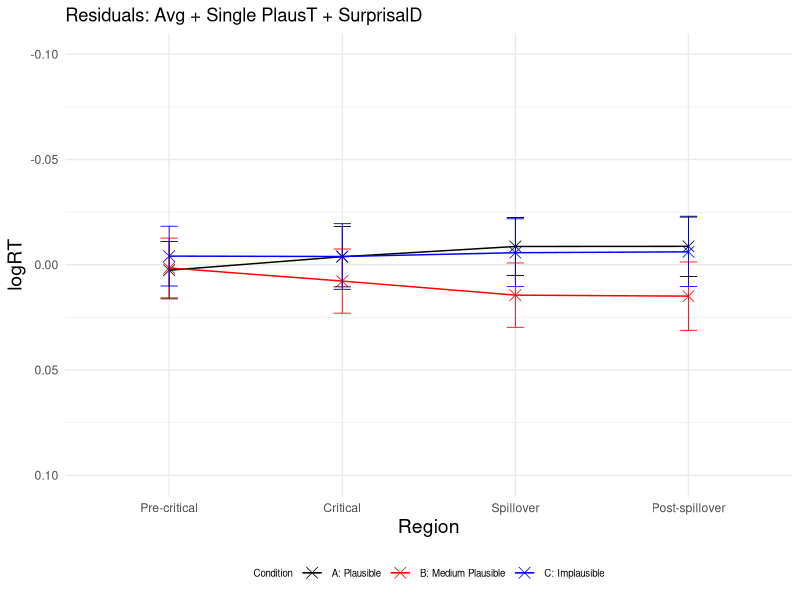
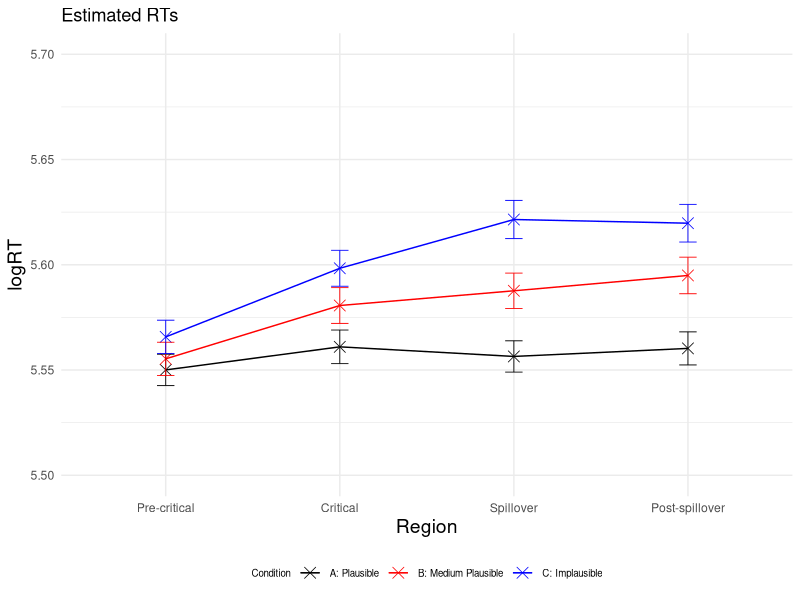
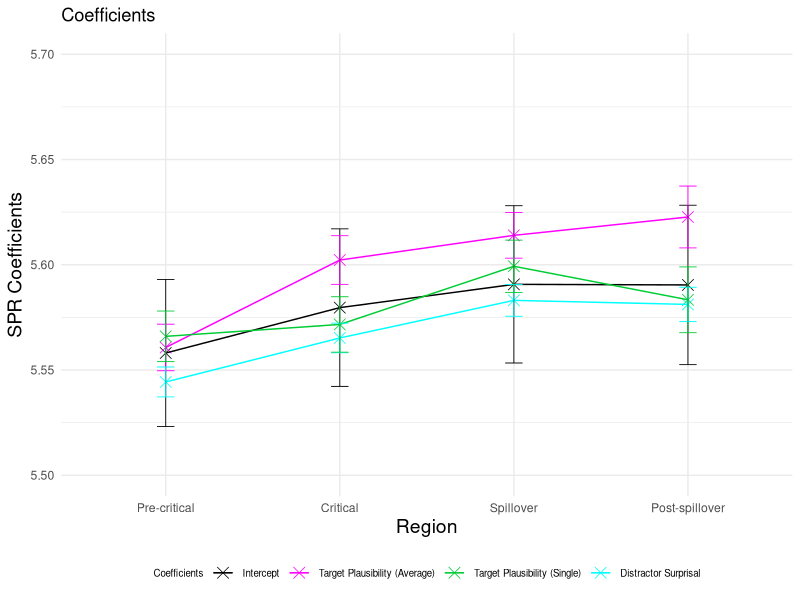
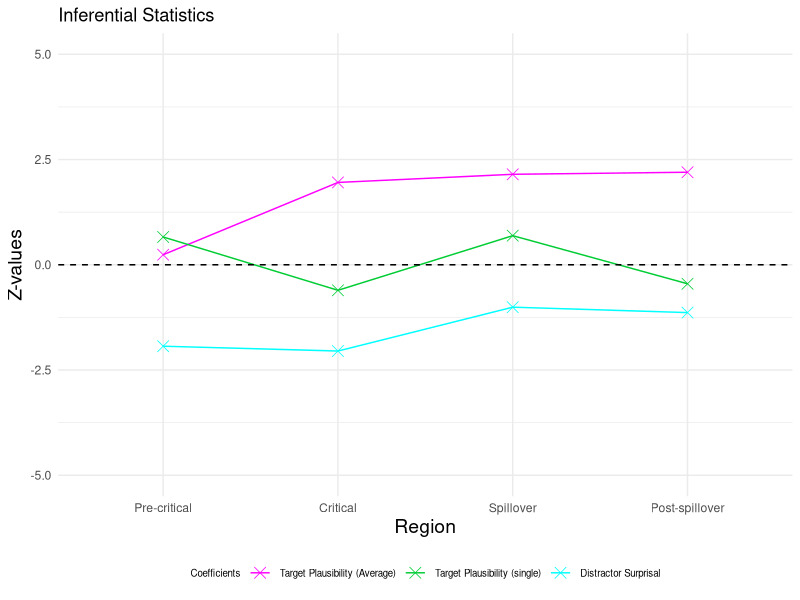
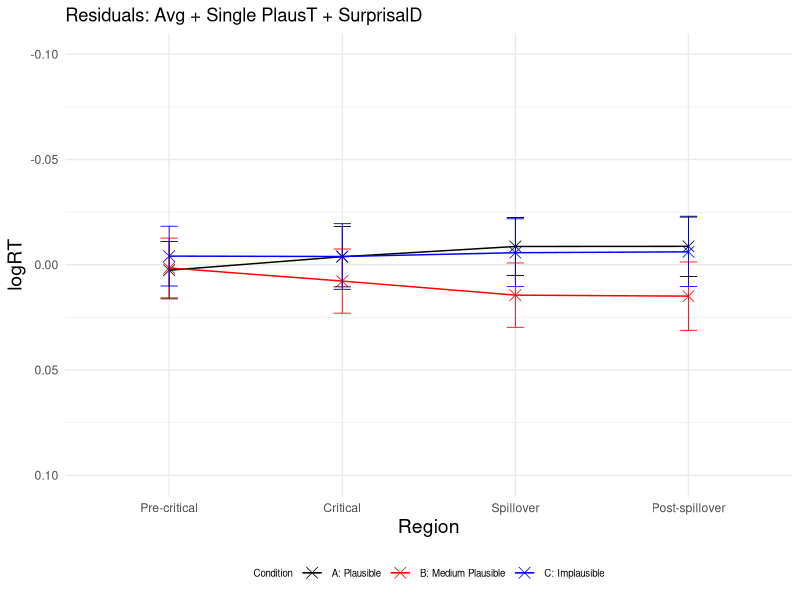
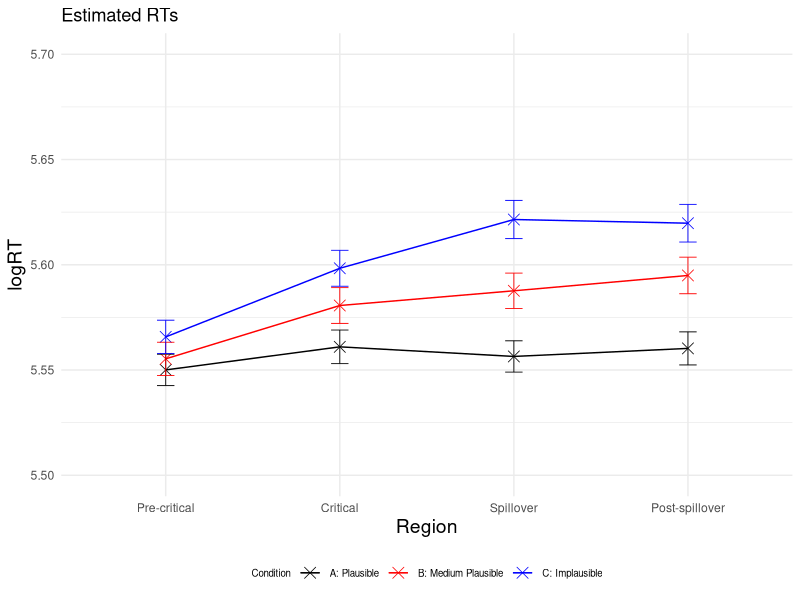
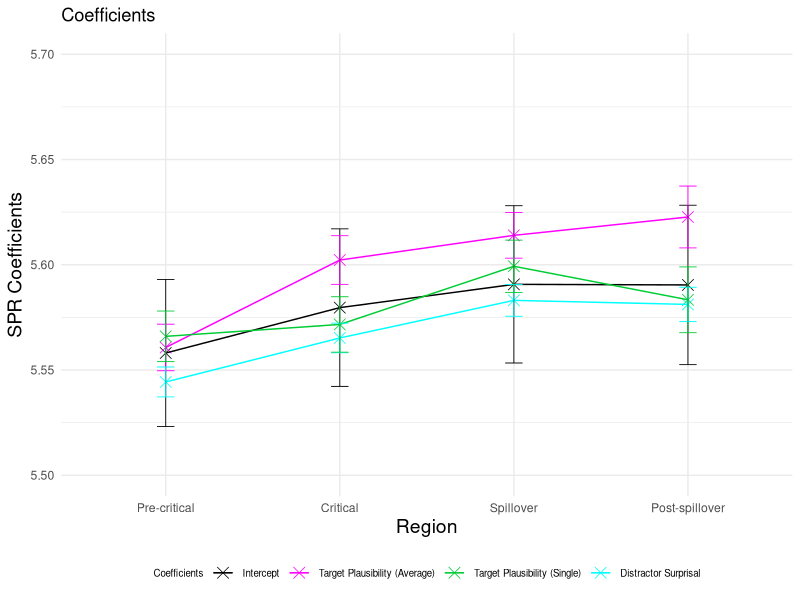
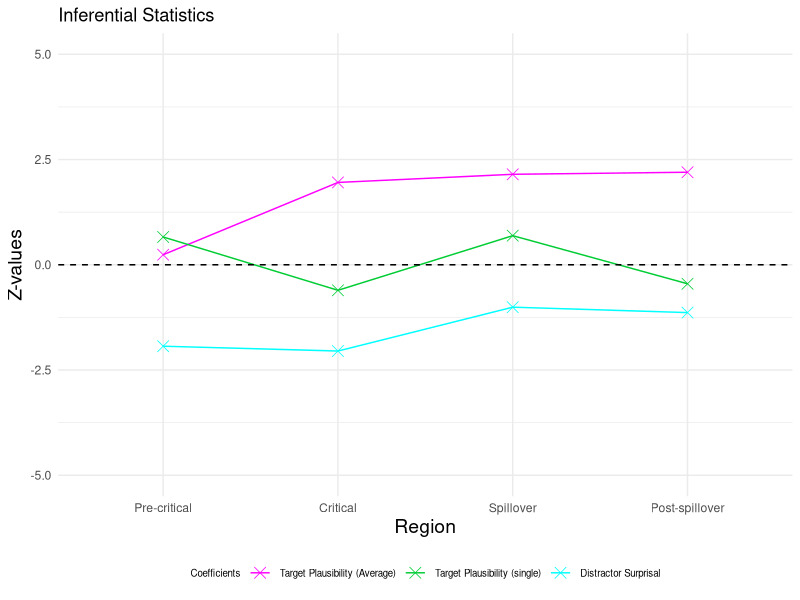

Reproduce these figures in R, in order.
### LMER ###
# load lme4 package
library(lme4)
#library(lmerTest)
library(dplyr)
library(ggplot2)

setwd("~/Downloads/Master_Thesis/3_SPR_Study/Results_Plaus_avg_and_SPR_single/")
GP6 <- read.csv("GP6SPR_processed.csv")

residuals <- data.frame(
  Region = character(0),
  Condition = character(0),
  Residual = numeric(0),
  SE_Residual = numeric(0)
)

logRT_estimated <- data.frame(
  Region = character(0),
  Condition = character(0),
  Estimated_logRT = numeric(0),
  SE_Estimated = numeric(0)
)

p_values <- data.frame(
  Region = character(0),
  p_value_plausibility_target_plaus = numeric(0),
  p_value_plausibility_target_spr = numeric(0),
  p_value_surprisal_distractor = numeric(0)
)

SPR_coefficients <- data.frame(
  Region = character(0),
  Estimate = character(0),
  Estimate_value = numeric(0),
  Estimate_error = numeric(0),
  Z_value = numeric(0)
)


regions <- c("Pre-critical", "Critical", "Spillover", "Post-spillover") 
conditions <- c("A", "B", "C") 

for (region in regions) 
{
  # Precritical region
  region_subset <- subset(GP6, Region == region)
  
  # standardise predictors (use average plausibility ratings per item and condition from plausibility norming study here)
  region_subset$scaled_Plaus_per_region_plaus <- scale(region_subset$Plaus_target_avg) #avg plaus ratings from pretest
  region_subset$scaled_Plaus_per_region_spr <- scale(region_subset$SPR_Plaus_Rating) #single plaus ratings from SPR study
  region_subset$scaled_Surprisaldist_per_region <- scale(region_subset$Surprisal_distractor) #surprisal predictor
  # invert predictors plausibility
  region_subset$inverted_scaled_Plaus_per_region_plaus <- (region_subset$scaled_Plaus_per_region_plaus) * (-1)
  region_subset$inverted_scaled_Plaus_per_region_spr <- (region_subset$scaled_Plaus_per_region_spr) * (-1)
  #log transform reading times
  region_subset$logRT_per_region <- log(region_subset$ReadingTime)
  
  
  # define and run the linear mixed-effects regression model
  model_per_region <- lmer(logRT_per_region ~ inverted_scaled_Plaus_per_region_plaus + inverted_scaled_Plaus_per_region_spr + scaled_Surprisaldist_per_region + 
                                       (1 + inverted_scaled_Plaus_per_region_plaus + inverted_scaled_Plaus_per_region_spr + scaled_Surprisaldist_per_region | Subject) + 
                                       (1 + inverted_scaled_Plaus_per_region_plaus + inverted_scaled_Plaus_per_region_spr + scaled_Surprisaldist_per_region | Item), REML = FALSE, data = region_subset)
  # use REML = FALSE when comparing a simple to a complex (nested) model
  # print the summary of the model
  summary_per_region <- summary(model_per_region)
  print(summary_per_region)
  
  # calculate p-values
 # p_values_per_region <- summary_per_region$coefficients[, "Pr(>|t|)"]
  #new_row_p_value <- data.frame(Region = region, 
   #                             p_value_plausibility_target_plaus = p_values_per_region[2], 
    #                            p_value_plausibility_target_spr = p_values_per_region[3],
    #                           p_value_surprisal_distractor = p_values_per_region[4])
  #p_values <- rbind(p_values, new_row_p_value)
  
  # extract intercept and coefficients added to intercept
  coefficients_per_region <- summary_per_region$coefficients
  intercept <- coefficients_per_region["(Intercept)", 1]
  plaus_target_coeff <- coefficients_per_region["(Intercept)", 1] + coefficients_per_region["inverted_scaled_Plaus_per_region_plaus", 1]
  spr_target_coeff <- coefficients_per_region["(Intercept)", 1] + coefficients_per_region["inverted_scaled_Plaus_per_region_spr", 1]
  surprisal_distractor_coeff <- coefficients_per_region["(Intercept)", 1] + coefficients_per_region["scaled_Surprisaldist_per_region", 1]
  
  # add error bars for coefficients and intercept
  new_row_coefficient <- data.frame(Region = region, 
                                    Estimate = "Intercept", 
                                    Estimate_value = intercept, 
                                    Estimate_error = coefficients_per_region["(Intercept)", 2],
                                    Z_value = 0)
  SPR_coefficients <- rbind(SPR_coefficients, new_row_coefficient)
  
  new_row_coefficient <- data.frame(Region = region,
                                    Estimate = "Plausability_Plaus_Avg",
                                    Estimate_value = plaus_target_coeff,
                                    Estimate_error = coefficients_per_region["inverted_scaled_Plaus_per_region_plaus", 2],
                                    Z_value = coefficients_per_region["inverted_scaled_Plaus_per_region_plaus", 1] / coefficients_per_region["inverted_scaled_Plaus_per_region_plaus", 2])
  SPR_coefficients <- rbind(SPR_coefficients, new_row_coefficient)
  
  new_row_coefficient <- data.frame(Region = region,
                                    Estimate = "Surprisal", 
                                    Estimate_value = surprisal_distractor_coeff, 
                                    Estimate_error = coefficients_per_region["scaled_Surprisaldist_per_region", 2],
                                    Z_value = coefficients_per_region["scaled_Surprisaldist_per_region", 1] / coefficients_per_region["scaled_Surprisaldist_per_region", 2])
  SPR_coefficients <- rbind(SPR_coefficients, new_row_coefficient)
  
  new_row_coefficient <- data.frame(Region = region,
                                    Estimate = "Plausibility_SPR_Single", 
                                    Estimate_value = spr_target_coeff, 
                                    Estimate_error = coefficients_per_region["inverted_scaled_Plaus_per_region_spr", 2],
                                    Z_value = coefficients_per_region["inverted_scaled_Plaus_per_region_spr", 1] / coefficients_per_region["inverted_scaled_Plaus_per_region_spr", 2])
  SPR_coefficients <- rbind(SPR_coefficients, new_row_coefficient)
  
  for (condition in conditions)
  {
    #####predict condition A, precritical#####
    region_per_condition <- subset(region_subset, Condition == condition)
    region_per_condition$region_per_condition_Predicted <- predict(model_per_region, newdata = region_per_condition,  type = "response")
    
    # calculate residuals
    Residual_region_per_condition <- mean(region_per_condition$logRT_per_region) - mean(region_per_condition$region_per_condition_Predicted)
    Residual_region_per_condition
    # observed RT for condition A precritical
    region_per_condition_logRT_observed <- mean(region_per_condition$logRT_per_region)
    # if (condition == "C") 
    #  {
    #  print(region_per_condition_logRT_observed)
    # }
    # estimated RT for condition A precritical
    region_per_condition_logRT_estimated <- mean(region_per_condition$region_per_condition_Predicted)
    region_per_condition_logRT_estimated
    
    # calculate standard error for residuals
    SE_residuals_region_per_condition <- sqrt(sd(region_per_condition$logRT_per_region, na.rm = TRUE)^2/length(region_per_condition$logRT_per_region) + sd(region_per_condition$region_per_condition_Predicted, na.rm = TRUE)^2/length(region_per_condition$region_per_condition_Predicted))
    
    new_row_residuals <- data.frame(Region = region, Condition = condition, Residual = Residual_region_per_condition, SE_Residual = SE_residuals_region_per_condition)
    residuals <- rbind(residuals, new_row_residuals)
    
    # calculate standard error for logRT estimated
    ##
    SE_estimated_region_per_condition <- sd(region_per_condition$region_per_condition_Predicted, na.rm = TRUE) / sqrt(length(region_per_condition$region_per_condition_Predicted)) 
    
    new_row_logRT_estimated <- data.frame(Region = region, Condition = condition, Estimated_logRT = region_per_condition_logRT_estimated, SE_Estimated = SE_estimated_region_per_condition)
    logRT_estimated <- rbind(logRT_estimated, new_row_logRT_estimated)
  }
}

# plot residuals
# Create a line plot 
p <- ggplot(residuals, aes(x = factor(Region, levels = c("Pre-critical", "Critical", "Spillover", "Post-spillover")), 
                           y = Residual, color = Condition, group = Condition)) + geom_point(shape = 4, size = 3.5, stroke = 0.4) + geom_line(linewidth=0.5) + ylim (0.10, -0.10)
p <- p + theme_minimal() + geom_errorbar(aes(ymin=Residual-SE_Residual, ymax=Residual+SE_Residual), width=.1, size=0.3) 
p <- p + scale_color_manual(name="Condition", labels=c("A: Plausible", "B: Medium Plausible", "C: Implausible"), values=c("#000000", "#FF0000", "#0000FF"))
p <- p + labs(x="Region", y="logRT", title = "Residuals: Avg + Single PlausT + SurprisalD") 
p <- p + theme(legend.position="bottom", legend.text=element_text(size=7), legend.title=element_text(size=7), axis.title.x = element_text(size = 14), axis.title.y = element_text(size = 14)) 
p 
ggsave("Residuals_Plot.pdf", p, width=4, height=4)


# plot estimated logRTs
# Create a line plot 
p <- ggplot(logRT_estimated, aes(x = factor(Region, levels = c("Pre-critical", "Critical", "Spillover", "Post-spillover")), 
                                 y = Estimated_logRT, color = Condition, group = Condition)) + geom_point(shape = 4, size = 3.5, stroke = 0.4) + geom_line(linewidth=0.5) + ylim (5.5, 5.7)
p <- p + theme_minimal() + geom_errorbar(aes(ymin=Estimated_logRT-SE_Estimated, ymax=Estimated_logRT+SE_Estimated), width=.1, size=0.3) 
p <- p + scale_color_manual(name="Condition", labels=c("A: Plausible", "B: Medium Plausible", "C: Implausible"), values=c("#000000", "#FF0000", "#0000FF"))
p <- p + labs(x="Region", y="logRT", title = "Estimated RTs") 
p <- p + theme(legend.position="bottom", legend.text=element_text(size=7), legend.title=element_text(size=7), axis.title.x = element_text(size = 14), axis.title.y = element_text(size = 14)) 
p 
ggsave("Estimated_RTs_Plot.pdf", p, width=4, height=4)

# plot intercept and coefficients added to intercept
p <- ggplot(SPR_coefficients, aes(x = factor(Region, levels = c("Pre-critical", "Critical", "Spillover", "Post-spillover")), 
                                  y = Estimate_value, color = Estimate, group = Estimate)) + geom_point(shape = 4, size = 3.5, stroke = 0.4) + geom_line(linewidth=0.5) + ylim (5.5, 5.7)
p <- p + theme_minimal() + geom_errorbar(aes(ymin=Estimate_value-Estimate_error, ymax=Estimate_value+Estimate_error), width=.1, size=0.3) 
p <- p + scale_color_manual(name="Coefficients", labels=c("Intercept", "Target Plausibility (Average)", "Target Plausibility (Single)", "Distractor Surprisal"), values=c("#000000", "#FF00FF", "#00CC33", "#00FFFF"))
p <- p + labs(x="Region", y="SPR Coefficients", title = "Coefficients") 
p <- p + theme(legend.position="bottom", legend.text=element_text(size=7), legend.title=element_text(size=7), axis.title.x = element_text(size = 14), axis.title.y = element_text(size = 14)) 
p 
ggsave("Intercept_Coefficients_Plot.pdf", p, width=4, height=4)


# plot effect sizes (z-vaues)
Effect_sizes <- subset(SPR_coefficients, Estimate != 'Intercept')

p <- ggplot(Effect_sizes, aes(x = factor(Region, levels = c("Pre-critical", "Critical", "Spillover", "Post-spillover")), 
                              y = Z_value, color = Estimate, group = Estimate)) + geom_point(shape = 4, size = 3.5, stroke = 0.4) + geom_line(linewidth=0.5) + ylim (-5, 5)
p <- p + geom_hline(yintercept=0, linetype=2)
p <- p + theme_minimal()
p <- p + scale_color_manual(name="Coefficients", labels=c( "Target Plausibility (Average)", "Target Plausibility (single)", "Distractor Surprisal"), values=c("#FF00FF", "#00CC33", "#00FFFF"))
p <- p + labs(x="Region", y="Z-values", title = "Inferential Statistics") 
p <- p + theme(legend.position="bottom", legend.text=element_text(size=7), legend.title=element_text(size=7), axis.title.x = element_text(size = 14), axis.title.y = element_text(size = 14)) 
p 
ggsave("Z_values_Plot.pdf", p, width=4, height=4)

